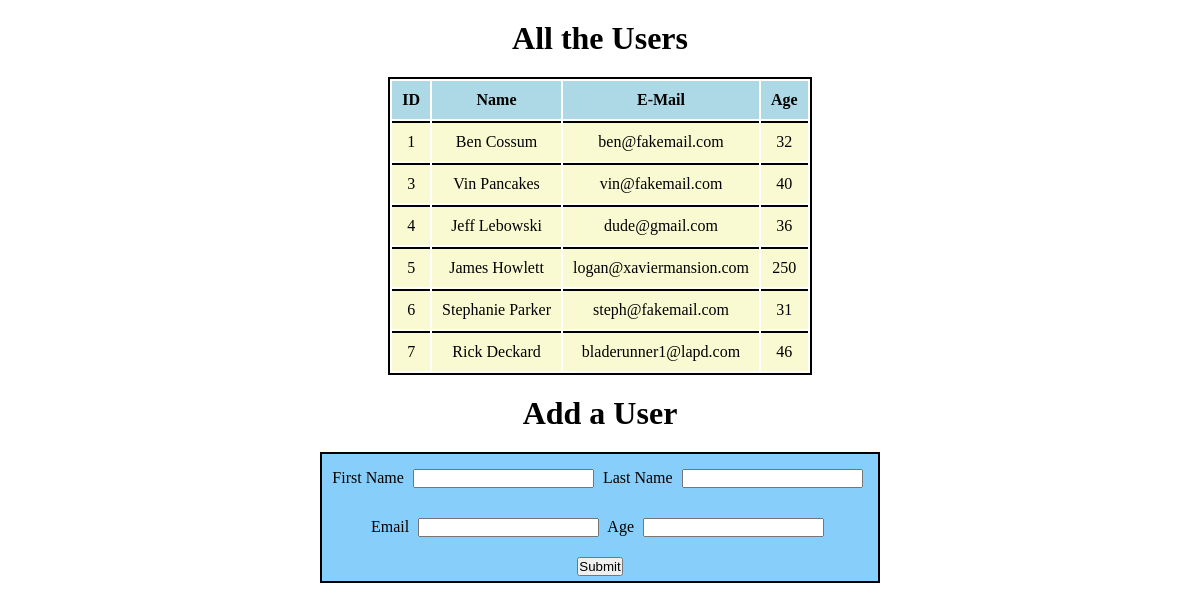
The page / on the database its author committed.
### users_app/models.py (models this page shows)
class user(models.Model):
  first_name = models.CharField(max_length=255)
  last_name = models.CharField(max_length=255)
  email_address = models.CharField(max_length=255)
  age = models.IntegerField()
  created_at = models.DateTimeField(auto_now_add=True)
  updated_at = models.DateTimeField(auto_now=True)

### users_app/views.py (the view)
# urls.py: path('', views.index),
def index(request):
  context = {
    "all_the_users": user.objects.all()
  }
  return render(request, 'index.html', context)

### users_app/templates/index.html (shortened to what this page needs)
<!DOCTYPE html>
<html lang="en">
<head>
  {% load static %}
  <link rel="stylesheet" href="{% static 'css/style.css' %}">
</head>
<body>
  <div id='container'>
    <h1>All the Users</h1>
    <table>
      <tr>
        <th>ID</th>
        <th>Name</th>
        <th>E-Mail</th>
        <th>Age</th>
      </tr>
      {% for user in all_the_users %}
      <tr>
        <td>{{ user.id }}</td>
        <td>{{ user.first_name }} {{ user.last_name }}</td>
        <td>{{ user.email_address }}</td>
        <td>{{ user.age }}</td>
      </tr>
      {% endfor %}
    </table>
    <h1>Add a User</h1>
    <form action="/process" method="POST">
      <div class="block">
        <label for="first">First Name</label>
        <input type="text" id="first" name="first_name">
        <label for="last">Last Name</label>
        <input type="text" id="last" name="last_name">
      </div>
      <div class="block">
        <label for="email">Email</label>
        <input type="text" id="email" name="email_address">
        <label for="age">Age</label>
        <input type="text" id="age" name="age">
      </div>
      <input type="submit" value="Submit">
    </form>
  </div>
</body>
</html>

### users_app/static/css/style.css (style rules this page uses)
* { padding: 0; margin: 0; }
#container { margin: auto; text-align: center; }
h1 { margin: 20px; }
table { text-align: center; margin: auto; border: 2px solid black; }
th { padding: 10px; background-color: lightblue; }
td { padding: 10px; margin: 0; border-top: 2px solid black; background-color: lightgoldenrodyellow; }
form { display: inline-block; background-color: lightskyblue; border: 2px solid black; }
.block { display: block; padding: 10px; }
input { margin: 5px; }

### rows shown on the page
user: id "1", first_name "Ben", last_name "Cossum", email_address "ben@fakemail.com", age "32"
user: id "3", first_name "Vin", last_name "Pancakes", email_address "vin@fakemail.com", age "40"
user: id "4", first_name "Jeff", last_name "Lebowski", email_address "dude@gmail.com", age "36"
user: id "5", first_name "James", last_name "Howlett", email_address "logan@xaviermansion.com", age "250"
user: id "6", first_name "Stephanie", last_name "Parker", email_address "steph@fakemail.com", age "31"
user: id "7", first_name "Rick", last_name "Deckard", email_address "bladerunner1@lapd.com", age "46"
